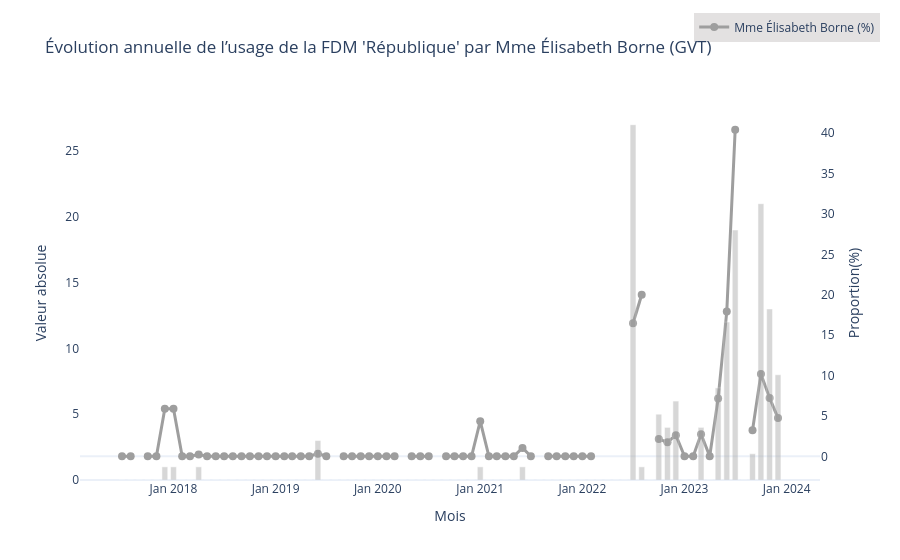

Notebook code for this chart:
### Code cell
synchronique_personnel(df,couleurs_groupes,
    colonne_condition="repu_match_valide",
    personnel_po="Mme Élisabeth Borne",
    periode="M"
)
